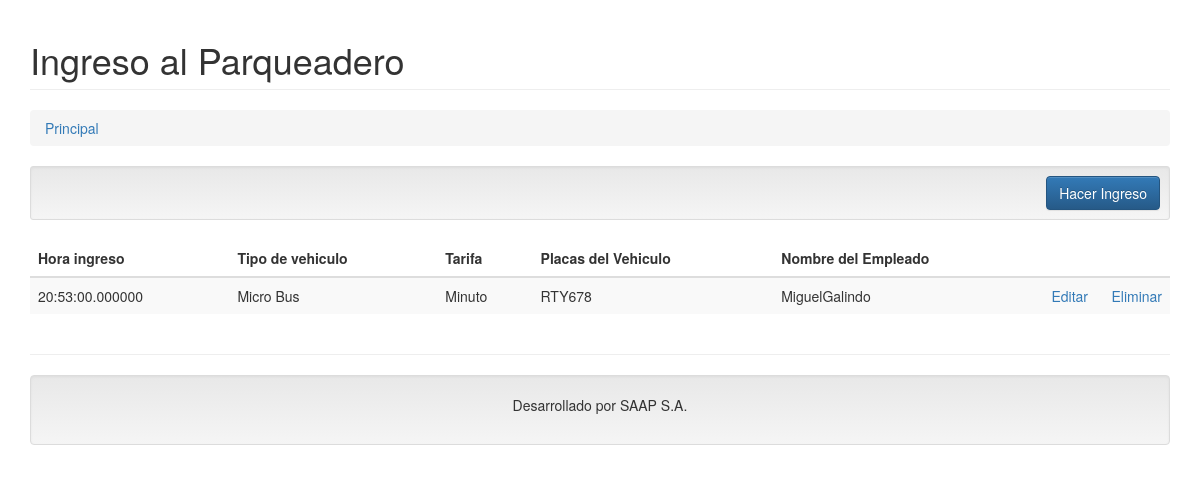
Screenshot of /ingresos.php (signed in) with the database file from the repository.
### tables this page shows
CREATE TABLE `ingresos` (
  `IdControlIngreso` int(11) NOT NULL,
  `tiempo` varchar(100) NOT NULL,
  `tipovehiculo` varchar(100) NOT NULL,
  `TipoTarifa` varchar(100) NOT NULL,
  `PlacasVehiculo` varchar(100) NOT NULL,
  `NombreEmpleado` varchar(100) NOT NULL
);

### controller/ingreso.controller.php (called while the page is built, shortened)
<?php
require_once 'model/ingreso.php';
class IngresoController{
    public function __CONSTRUCT(){
        $this->model = new Ingreso();
    }
    public function Index(){
        require_once 'view/header.php';
        require_once 'view/ingreso/ingreso.php';
        require_once 'view/footer.php';
    }
}

### model/database.php (called while the page is built)
<?php
class Database
{
    public static function StartUp()
    {
        $pdo = new PDO('mysql:host=localhost;dbname=saap;charset=utf8', 'root', '');
        $pdo->setAttribute(PDO::ATTR_ERRMODE, PDO::ERRMODE_EXCEPTION);
        return $pdo;
    }
}

### model/ingreso.php (called while the page is built, shortened)
<?php
class Ingreso
{
	private $pdo;
	public function __CONSTRUCT()
	{
		try
		{
			$this->pdo = Database::StartUp();
		}
		catch(Exception $e)
		{
			die($e->getMessage());
		}
	}
	public function Listar()
	{
		try
		{
			$stm = $this->pdo->prepare("SELECT * FROM ingresos");
			$stm->execute();
			return $stm->fetchAll(PDO::FETCH_OBJ);
		}
		catch(Exception $e)
		{
			die($e->getMessage());
		}
	}
}

### view/ingreso/ingreso.php (the view)
<h1 class="page-header">Ingreso al Parqueadero</h1>
<ol class="breadcrumb">
  <li><a href="Login/login/cuenta.php">Principal</a></li>
</ol>
<div class="well well-sm text-right">
    <a class="btn btn-primary" href="?c=Ingreso&a=Crud">Hacer Ingreso</a>
</div>
<table class="table table-striped">
    <thead>
        <tr>
            			<th>Hora ingreso</th>
			   	<th>Tipo de vehiculo</th>
   				<th>Tarifa</th>
				<th>Placas del Vehiculo</th>
    			<th>Nombre del Empleado</th>
            <th style="width:60px;"></th>
            <th style="width:60px;"></th>
        </tr>
    </thead>
    <tbody>
    <?php foreach($this->model->Listar() as $r): ?>
        <tr>
            <td><?php echo $r->tiempo; ?></td>
            <td><?php echo $r->tipovehiculo; ?></td>
            <td><?php echo $r->TipoTarifa ?></td>
            <td><?php echo $r->PlacasVehiculo; ?></td>
            <td><?php echo $r->NombreEmpleado; ?></td>
           <td>
                <a href="?c=Ingreso&a=Update&id=<?php echo $r->IdControlIngreso; ?>">Editar</a>
            </td>
            <td>
                <a onclick="javascript:return confirm('¿Seguro de eliminar este registro?');" href="?c=Ingreso&a=Eliminar&id=<?php echo $r->IdControlIngreso; ?>">Eliminar</a>
            </td>
        </tr>
    <?php endforeach; ?>
    </tbody>
</table>

### rows the page displays
ingresos: tiempo "20:53:00.000000", tipovehiculo "Micro Bus", TipoTarifa "Minuto", PlacasVehiculo "RTY678", NombreEmpleado "MiguelGalindo"
